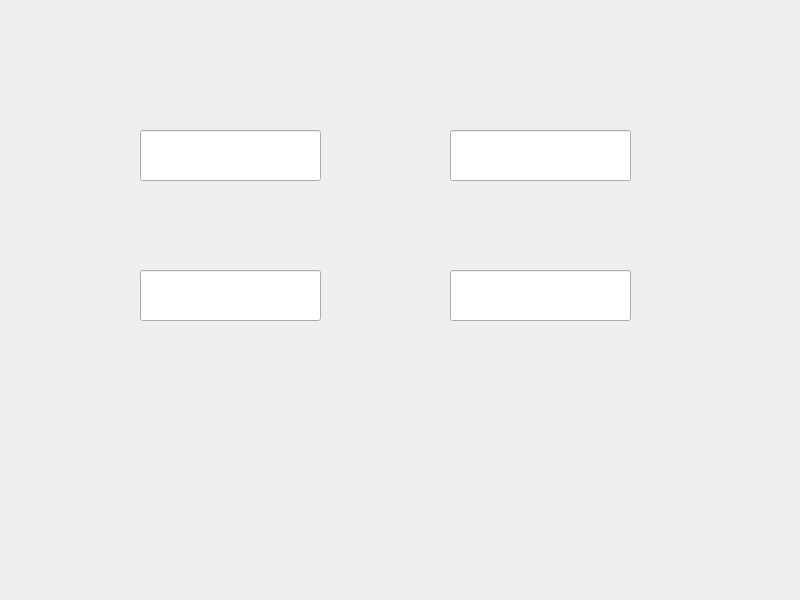
<?xml version="1.0" encoding="UTF-8"?>
<ui version="4.0">
 <class>Widget</class>
 <widget class="QWidget" name="Widget">
  <property name="geometry">
   <rect>
    <x>0</x>
    <y>0</y>
    <width>800</width>
    <height>600</height>
   </rect>
  </property>
  <property name="windowTitle">
   <string>Widget</string>
  </property>
  <widget class="QLineEdit" name="lineEdit">
   <property name="geometry">
    <rect>
     <x>140</x>
     <y>130</y>
     <width>181</width>
     <height>51</height>
    </rect>
   </property>
  </widget>
  <widget class="QLineEdit" name="lineEdit_2">
   <property name="geometry">
    <rect>
     <x>450</x>
     <y>130</y>
     <width>181</width>
     <height>51</height>
    </rect>
   </property>
  </widget>
  <widget class="QLineEdit" name="lineEdit_3">
   <property name="geometry">
    <rect>
     <x>140</x>
     <y>270</y>
     <width>181</width>
     <height>51</height>
    </rect>
   </property>
  </widget>
  <widget class="QLineEdit" name="lineEdit_4">
   <property name="geometry">
    <rect>
     <x>450</x>
     <y>270</y>
     <width>181</width>
     <height>51</height>
    </rect>
   </property>
  </widget>
 </widget>
 <resources/>
 <connections/>
</ui>
